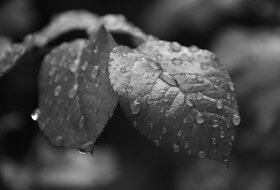
#> input picture crates/app/assets/help/bw_mix_before.jpg, 280 x 190 px
$ python metrics.py ../../../crates/app/assets/help/bw_mix_before.jpg
#> lines starting #> are read from the running program, lines starting #| are printed output that depends on the picture
# SPDX-License-Identifier: GPL-3.0-only
"""Image metrics for evaluating automatic tone adjustments (sRGB images: JPEG, PNG, 8/16-bit TIFF).

Usage: python -I metrics.py IMAGE…   (one JSON line per image)

Metrics: mean and median L*, 1 % / 99 % percentiles of encoded luma, clip share in % (any channel >= 0.995),
near-black share in % (luma < 0.02), global contrast (standard deviation of L*), mean chroma C*ab and mean
a*/b* (colour cast). Images are subsampled to about 800 px on the long edge.
"""
import json
import sys

import numpy as np
import tifffile
from PIL import Image


def load(path):
    if path.lower().endswith(('.tif', '.tiff')):
        a = tifffile.imread(path).astype(np.float64)
        return a[..., :3] / (65535.0 if a.max() > 255 else 255.0)
    return np.asarray(Image.open(path).convert('RGB'), dtype=np.float64) / 255.0


def to_lin(v):
    return np.where(v <= 0.04045, v / 12.92, ((v + 0.055) / 1.055) ** 2.4)


def lab(rgb):
    lin = to_lin(np.clip(rgb, 0, 1))
    m = np.array([[0.4124, 0.3576, 0.1805], [0.2126, 0.7152, 0.0722], [0.0193, 0.1192, 0.9505]])
    t = (lin @ m.T) / np.array([0.95047, 1.0, 1.08883])
    f = np.where(t > 216 / 24389, np.cbrt(t), (24389 / 27 * t + 16) / 116)
    return 116 * f[..., 1] - 16, 500 * (f[..., 0] - f[..., 1]), 200 * (f[..., 1] - f[..., 2])


def metrics(path, max_edge=800):
#> called with max_edge = 800
    rgb = load(path)
    s = max(1, max(rgb.shape[:2]) // max_edge)
#> s = 1
    rgb = rgb[::s, ::s]
    L, a, b = lab(rgb)
#> in to_lin, `return np.where(v <= 0.04045, v / 12.92, ((v + 0.055) / 1.055) ** 2.4)`:
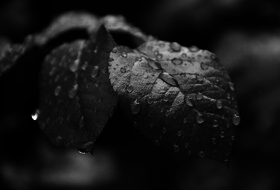
#> returned value: shape (190, 280, 3) float64; min 0, max 1, mean 0.093
#> in lab, `f = np.where(t > 216 / 24389, np.cbrt(t), (24389 / 27 * t + 16) / 116)`:
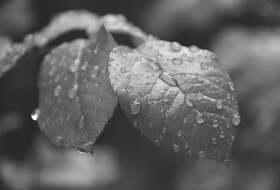
#> f: shape (190, 280, 3) float64; mean R, G, B 0.387, 0.387, 0.387
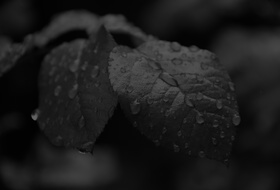
#> L: shape (190, 280) float64; min 0, max 100, mean 28.9
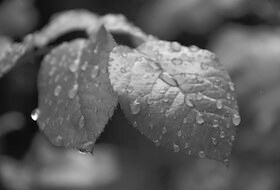
#> a: shape (190, 280) float64; min 0, max 0.00526, mean 0.002; drawn with min black and max white
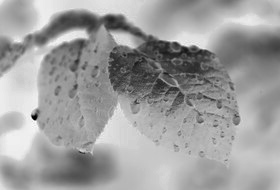
#> b: shape (190, 280) float64; min -0.0104, max 0, mean -0.00395; drawn with min black and max white
    luma = rgb @ np.array([0.2126, 0.7152, 0.0722])
    return {
        'L_mean': float(L.mean()),
        'L_med': float(np.median(L)),
        'y01': float(np.percentile(luma, 1)),
        'y99': float(np.percentile(luma, 99)),
        'L_std': float(L.std()),
        'clip': float((rgb.max(-1) >= 0.995).mean() * 100),
        'black': float((luma < 0.02).mean() * 100),
        'C_mean': float(np.hypot(a, b).mean()),
        'a_mean': float(a.mean()),
        'b_mean': float(b.mean()),
    }


if __name__ == '__main__':
    for p in sys.argv[1:]:
        print(json.dumps({'file': p, **metrics(p)}))

$ run again, on crates/app/assets/help/color_mixer_before.jpg
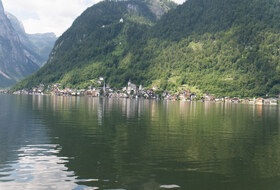
#> input picture crates/app/assets/help/color_mixer_before.jpg, 280 x 190 px
#> in metrics, `L, a, b = lab(rgb)`:
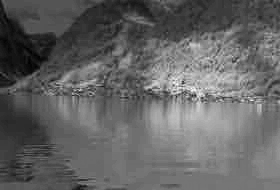
#> b: shape (190, 280) float64; min -22.25, max 45.13, mean 4.2; drawn with min black and max white
#> in metrics, `luma = rgb @ np.array([0.2126, 0.7152, 0.0722])`:
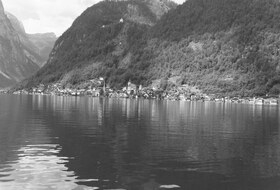
#> luma: shape (190, 280) float64; min 0.149, max 0.999, mean 0.435

$ run again, on crates/app/assets/help/contrast_before.jpg
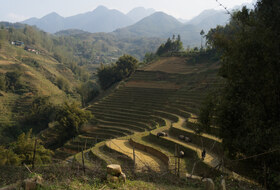
#> input picture crates/app/assets/help/contrast_before.jpg, 280 x 190 px
#> in metrics, `L, a, b = lab(rgb)`:
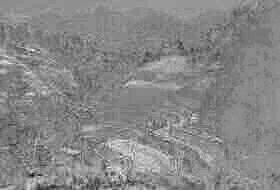
#> a: shape (190, 280) float64; min -18.1, max 12.53, mean -1.84; drawn with min black and max white
#> in metrics, `L, a, b = lab(rgb)`:
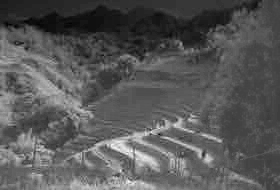
#> b: shape (190, 280) float64; min -15.82, max 52.06, mean 7.7; drawn with min black and max white
